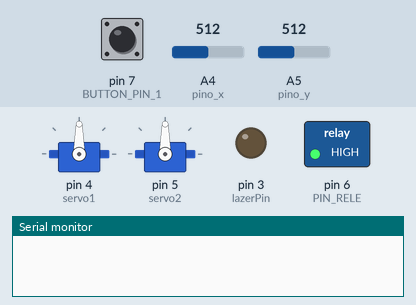
Recording of a sketch running on a simulated Arduino Uno, built with avr-gcc and run on an emulated ATmega328P. Parts: 2 × servo, switched loads named in the sketch (green lamp = pin HIGH), output pins drawn as LEDs (lit = HIGH), the last lines printed to the serial monitor. Dashed ring = blinking. The test bench sets the inputs (shaded band); at power-on: pin 7 (BUTTON_PIN_1) HIGH, A4 (pino_x) = 512, A5 (pino_y) = 512.

Above: at 1.2 s.
1.3 s: pin 7 (BUTTON_PIN_1) pulled LOW for 0.15 s
At 2.6 s:
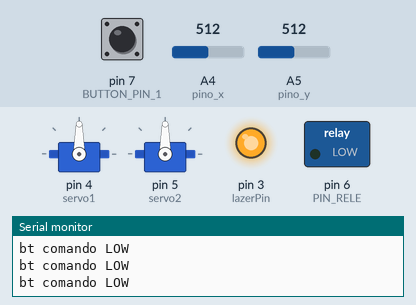
2.9 s: pin 7 (BUTTON_PIN_1) pulled LOW for 1 s
5.9 s: pin 7 (BUTTON_PIN_1) pulled LOW for 3.2 s
10.6 s: pin 7 (BUTTON_PIN_1) driven LOW
13.6 s: A4 (pino_x) set to 716
At 15.0 s:
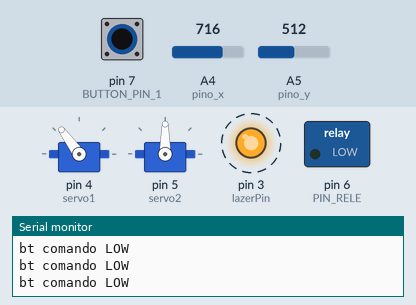
16.0 s: A5 (pino_y) set to 900
At 16.52 s:
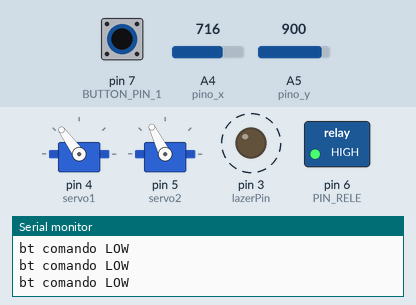
At 18.9 s:
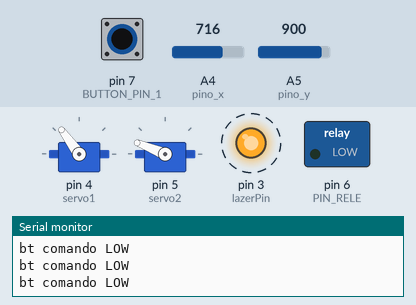
Timing chart, 0 to 20.0 s (numbered marks = the images above; inputs shaded):
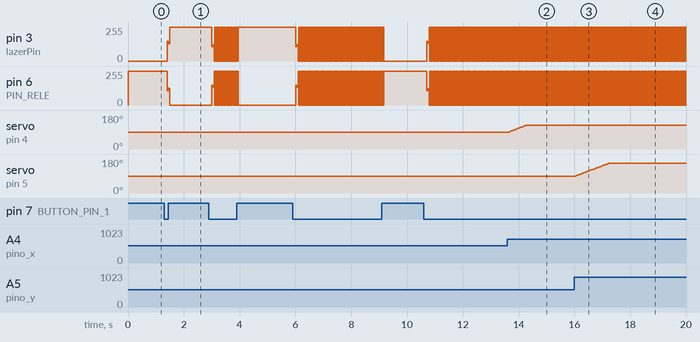

The sketch:

sketch_dec17a.ino
```cpp
#include <VarSpeedServo.h>

VarSpeedServo servo_base;
VarSpeedServo servo_inclinacao;
int servo1 = 4;
int servo2 = 5;

int pino_x = A4; //Pino ligado ao X do joystick
int pino_y = A5; //Pino ligado ao Y do joystick
int val_x;   //Armazena o valor do eixo X
int val_y;   //Armazena o valor do eixo Y


#include <Bounce2.h>
#define BUTTON_PIN_1 7
Bounce debouncer1 = Bounce(); // Instantiate a Bounce object

const int lazerPin =  3;
int flag=0;

int PIN_RELE = 6;

void setup()
{
  Serial.begin(9600);
  servo_base.attach(servo1, 1, 180);
  servo_inclinacao.attach(servo2, 1, 180);
  pinMode(BUTTON_PIN_1,INPUT_PULLUP); // Setup the first button with an internal pull-up :
  debouncer1.attach(BUTTON_PIN_1);// After setting up the button, setup the Bounce instance :
  debouncer1.interval(50); // interval in ms
  pinMode(lazerPin, OUTPUT);

  pinMode(PIN_RELE, OUTPUT);
  digitalWrite(PIN_RELE, HIGH);
}

void loop()
{

   debouncer1.update();
  int btLazer = debouncer1.read();
  if ( btLazer == LOW) {
    Serial.println("bt comando LOW");
    if ( flag == 0){
      digitalWrite(PIN_RELE, LOW);
      digitalWrite(lazerPin, HIGH);
      flag=1;
      delay(5);
    }else if ( flag == 1){
      digitalWrite(PIN_RELE, HIGH);
      digitalWrite(lazerPin, LOW);
      flag=0;
      delay(5);
    }
  }

  if(flag == 1){
    //Recebe o valor do joystick, eixo X
      val_x = analogRead(pino_x);//Converte o valor lido para um valor entre 1 e 180 graus
      val_x = map(val_x, 0, 1023, 1, 180); //Move o servo base para a posicao definida pelo joystick
      servo_base.slowmove(val_x, 60);//Recebe o valor do joystick, eixo Y
      val_y = analogRead(pino_y);//Converte o valor lido para um valor entre 1 e 180 graus
      val_y = map(val_y, 0, 1023, 1, 180);//Move o servo inclinacao para a posicao definida pelo joystick
      servo_inclinacao.slowmove(val_y, 60);//Aguarda a movimentacao do servo e reinicia a leitura
      //Aguarda a movimentacao do servo e reinicia a leitura
      //delay(30);
  }


}
```

Measured:
- after the input at 1.3 s, pin 3 (lazerPin): 0/255 → 255/255 after 0.11 s; pin 6 (PIN_RELE): 255/255 → 0/255 after 0.11 s
- after the input at 13.6 s, servo on pin 4 (servo1): moves from 90° to 126° over 0.63 s, starting after 0.07 s
- after the input at 16.0 s, servo on pin 5 (servo2): moves from 90° to 158° over 1.2 s, starting after 0.06 s
